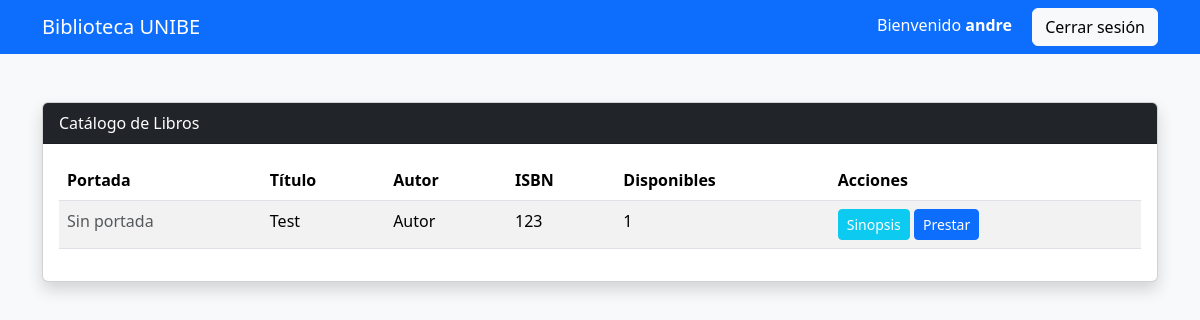
/inicio (signed in), run on an earlier commit of the app's database.
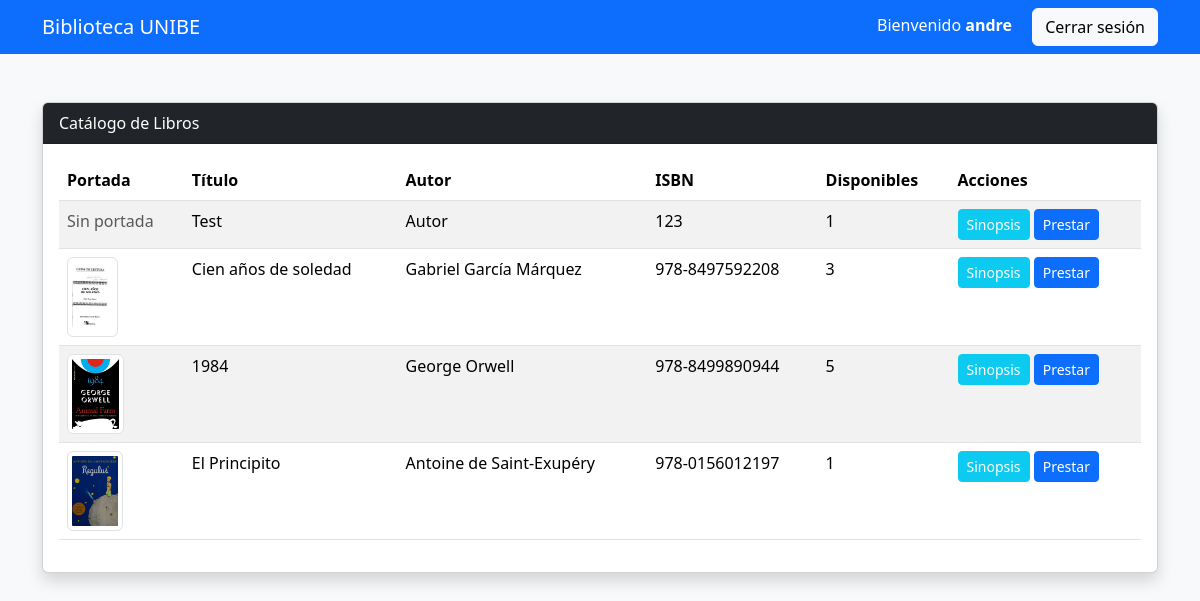
And on a later commit of the database.
### app.py (models this page shows)
class Usuario(db.Model):
    id = db.Column(db.Integer, primary_key=True)
    usuario = db.Column(db.String(30), unique=True)
    password = db.Column(db.String(30))
    admin = db.Column(db.Boolean)

class Libro(db.Model):
    id = db.Column(db.Integer, primary_key=True)
    titulo = db.Column(db.String(100))
    autor = db.Column(db.String(100))
    isbn = db.Column(db.String(30))
    disponibles = db.Column(db.Integer)
    prestados = db.Column(db.Integer, default=0)
    imagen = db.Column(db.String(255), nullable=True)
    sinopsis = db.Column(db.Text, nullable=True)
    reporte = db.Column(db.Text, nullable=True)

### app.py (the view)
@app.route("/inicio")
def inicio():
    if "usuario" not in session:
        return redirect("/")
    libros = Libro.query.all()
    user = Usuario.query.filter_by(usuario=session["usuario"]).first()
    libros_prestados_ids = []
    if user:
        prestamos = Prestamo.query.filter_by(usuario_id=user.id).all()
        libros_prestados_ids = [p.libro_id for p in prestamos]
    todos_los_prestamos = []
    if session.get("admin"):
        todos_los_prestamos = Prestamo.query.all()
    return render_template(
        "inicio.html",
        libros=libros,
        admin=session["admin"],
        usuario=session["usuario"],
        libros_prestados_ids=libros_prestados_ids,
        todos_los_prestamos=todos_los_prestamos
    )

### Templates/inicio.html (shortened to what this page needs)
<!DOCTYPE html>
<html lang="es">
<head>
    <link href="https://cdn.jsdelivr.net/npm/bootstrap@5.3.7/dist/css/bootstrap.min.css" rel="stylesheet">
</head>
<body class="bg-light">
<nav class="navbar navbar-dark bg-primary">
    <div class="container">
        <span class="navbar-brand mb-0 h1">
            Biblioteca UNIBE
        </span>
        <div>
            <span class="text-white me-3">
                Bienvenido <strong>{{ usuario }}</strong>
            </span>
            <a href="/logout" class="btn btn-light">
                Cerrar sesión
            </a>
        </div>
    </div>
</nav>
<div class="container mt-5">
    <div class="card shadow">
        <div class="card-header bg-dark text-white">
            Catálogo de Libros
        </div>
        <div class="card-body">
            {% if libros %}
            <table class="table table-striped table-hover">
                <thead>
                    <tr>
                        <th>Portada</th>
                        <th>Título</th>
                        <th>Autor</th>
                        <th>ISBN</th>
                        <th>Disponibles</th>
                        <th>Acciones</th>
                    </tr>
                </thead>
                <tbody>
                {% for libro in libros %}
                    <tr>
                        <td>
                            {% if libro.imagen %}
                            <img src="/Static/uploads/{{ libro.imagen }}" alt="{{ libro.titulo }}" style="max-width: 60px; max-height: 80px; object-fit: cover;" class="img-thumbnail">
                            {% else %}
                            <span class="text-muted">Sin portada</span>
                            {% endif %}
                        </td>
                        <td>
                            {{ libro.titulo }}
                        </td>
                        <td>{{ libro.autor }}</td>
                        <td>{{ libro.isbn }}</td>
                        <td>{{ libro.disponibles }}</td>
                        <td>
                            <button
                                type="button"
                                class="btn btn-info btn-sm text-white"
                                data-bs-toggle="modal"
                                data-bs-target="#sinopsisModal{{ libro.id }}">
                                Sinopsis
                            </button>
                            {% if libro.disponibles > 0 and libro.id not in libros_prestados_ids %}
                            <a
                                href="/prestar/{{ libro.id }}"
                                class="btn btn-primary btn-sm">
                                Prestar
                            </a>
                            {% endif %}
                        </td>
                    </tr>
                {% endfor %}
                </tbody>
            </table>
            {% else %}
                <div class="alert alert-info">
                    No hay libros registrados.
                </div>
            {% endif %}
        </div>
    </div>
</div>
</body>
</html>

What changed in the data, as far as the page shows it:
added Libro: imagen (picture), titulo "Cien años de soledad", autor "Gabriel García Márquez", isbn "978-8497592208", disponibles "3"
added Libro: imagen (picture), titulo "1984", autor "George Orwell", isbn "978-8499890944", disponibles "5"
added Libro: imagen (picture), titulo "El Principito", autor "Antoine de Saint-Exupéry", isbn "978-0156012197", disponibles "1"
